Frame 1 (no input): blank canvas, image omitted
Frame 60 (no input): blank canvas, image omitted
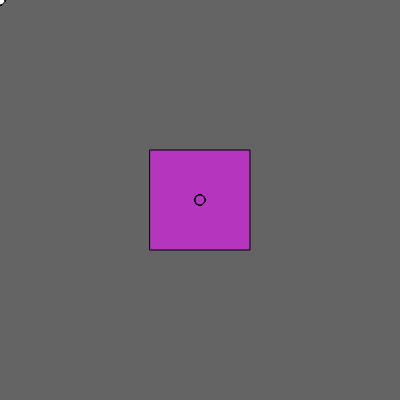
Frame 120 (the mouse pressed at the canvas centre since frame 60)

The p5.js sketch whose frames 1 and 60 were blank and that drew this single picture after the mouse press (run headless with seeded random() and noise() and a simulated clock; from frame 60 on, the mouse is pressed at the canvas centre):

// p5.js sketch
// ── sketch.js
function setup() {
    createCanvas(400, 400);
    background(100);
}

function draw() {
    circle(mouseX, mouseY, 10);
}

function mousePressed() {
    rectMode(CENTER);
    const colour = randomColour();
    fill(colour);
    square(mouseX, mouseY, 100);
}

function mouseDragged() {
    const colour = random(["red", 255]);
    //@ts-ignore
    fill(colour);

    fill(random(255), random(255), random(255), 50);
    circle(mouseX, mouseY, random(50, 100));
}

/** @return {p5.Color} */
function randomColour() {
    return color(random(255), random(255), random(255));
}
